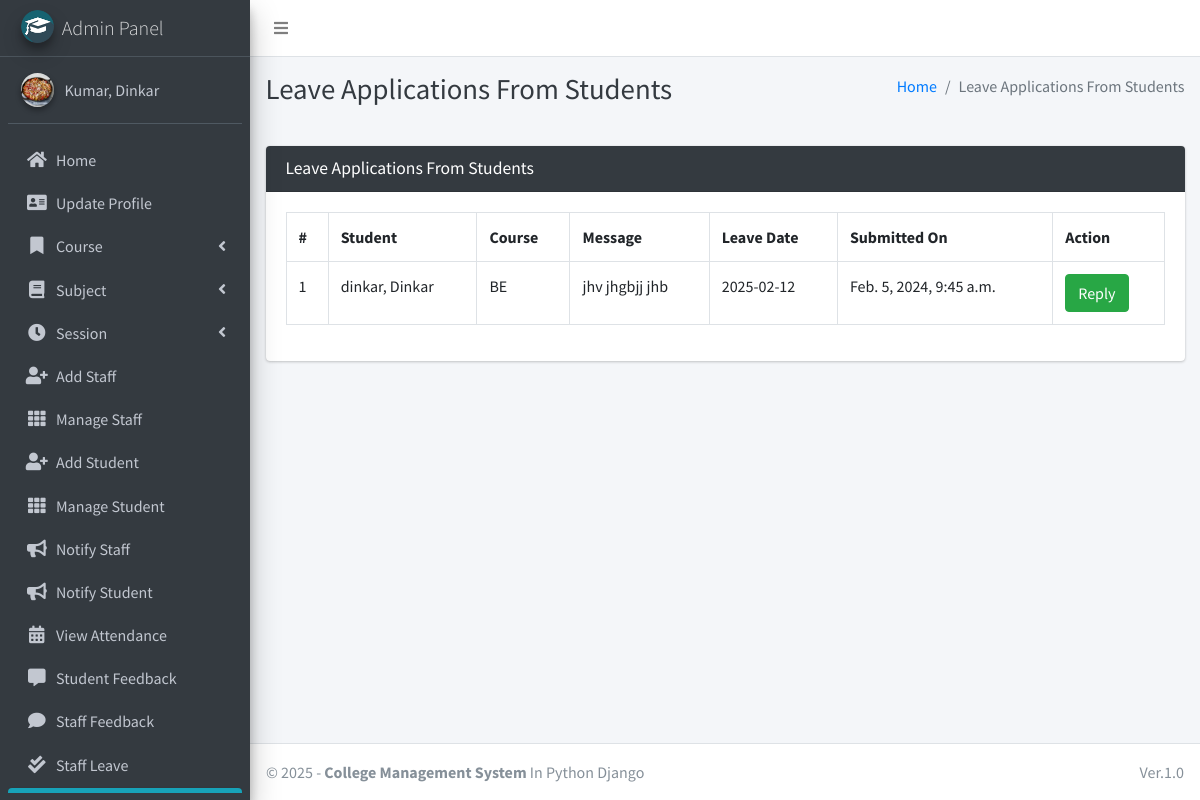
/student/view/leave/ (signed in), run on an earlier commit of the app's database.
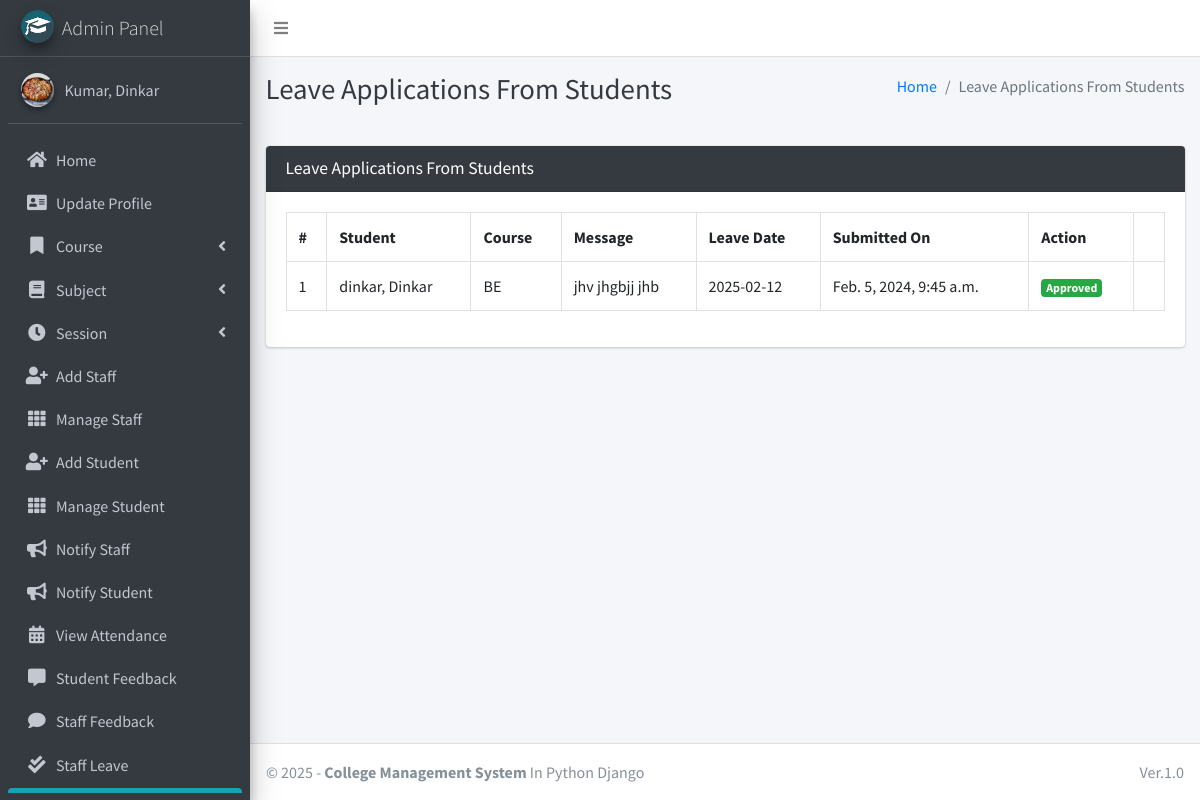
And on a later commit of the database.
### main_app/models.py (models this page shows)
class LeaveReportStudent(models.Model):
    student = models.ForeignKey(Student, on_delete=models.CASCADE)
    date = models.CharField(max_length=60)
    message = models.TextField()
    status = models.SmallIntegerField(default=0)
    created_at = models.DateTimeField(auto_now_add=True)
    updated_at = models.DateTimeField(auto_now=True)

class Student(models.Model):
    admin = models.OneToOneField(CustomUser, on_delete=models.CASCADE)
    course = models.ForeignKey(Course, on_delete=models.DO_NOTHING, null=True, blank=False)
    session = models.ForeignKey(Session, on_delete=models.DO_NOTHING, null=True)
    def __str__(self):
        return self.admin.last_name + ", " + self.admin.first_name

class CustomUser(AbstractUser):
    USER_TYPE = ((1, "HOD"), (2, "Staff"), (3, "Student"))
    GENDER = [("M", "Male"), ("F", "Female")]
    username = None  # Removed username, using email instead
    email = models.EmailField(unique=True)
    user_type = models.CharField(default=1, choices=USER_TYPE, max_length=1)
    gender = models.CharField(max_length=1, choices=GENDER)
    profile_pic = models.ImageField()
    address = models.TextField()
    fcm_token = models.TextField(default="")  # For firebase notifications
    created_at = models.DateTimeField(auto_now_add=True)
    updated_at = models.DateTimeField(auto_now=True)
    USERNAME_FIELD = "email"
    REQUIRED_FIELDS = []
    objects = CustomUserManager()
    def __str__(self):
        return self.last_name + ", " + self.first_name

class Course(models.Model):
    name = models.CharField(max_length=120)
    created_at = models.DateTimeField(auto_now_add=True)
    updated_at = models.DateTimeField(auto_now=True)
    def __str__(self):
        return self.name

### main_app/hod_views.py (the view, shortened to what this page needs)
# urls.py: path("student/view/leave/", hod_views.view_student_leave,
@csrf_exempt
def view_student_leave(request):
    if request.method != 'POST':
        allLeave = LeaveReportStudent.objects.all()
        context = {
            'allLeave': allLeave,
            'page_title': 'Leave Applications From Students'
        }
        return render(request, "hod_template/student_leave_view.html", context)

### main_app/templates/hod_template/student_leave_view.html (shortened to what this page needs)
{% extends 'main_app/base.html' %}
{% load static %}
{% block page_title %}{{page_title}}{% endblock page_title %}
{% block content %}
<section class="content">
    <div class="container-fluid">
        <div class="row">
            <div class="col-md-12">
                <div class="card card-dark">
                    <div class="card-header">
                        <h3 class="card-title">{{page_title}}</h3>
                    </div>
                    <div class="table card-body">
                        <table class="table table-bordered table-hover">
                            <tr>
                                <th>#</th>
                                <th>Student</th>
                                <th>Course</th>
                                <th>Message</th>
                                <th>Leave Date</th>
                                <th>Submitted On</th>
                                <th>Action</th>
                            </tr>
                            {% for leave in  allLeave %}
                              <tr>
                                  <td>{{forloop.counter}}</td>
                                  <td>{{leave.student}}</td>
                                  <td>{{leave.student.course}}</td>
                                  <td>{{leave.message}}</td>
                                  <td>{{leave.date}}</td>
                                  <td>{{leave.created_at}}</td>
                                      {% if leave.status == 0 %}
                                           <td> <button data-toggle = "modal" data-target = "#reply_modal" value="{{leave.id}}" class="btn btn-success reply_open_modal">Reply</button>
{% elif leave.status == -1 %}
<td><span  class='badge badge-danger'>Rejected</span></td>
{% else %}
<td><span  class='badge badge-success'>Approved</span></td>
                                            <td>{{feedback.updated_at}}</td>
                                      {% endif %}
                                  </td>
                              </tr>
                            {% endfor %}
                        </table>
                    </div>
                    </div>
            </div>
        </div>
    </div>
</section>
{% endblock content %}

What changed in the data, as far as the page shows it:
changed LeaveReportStudent "jhv jhgbjj jhb": status "Reply" → "Approved"
